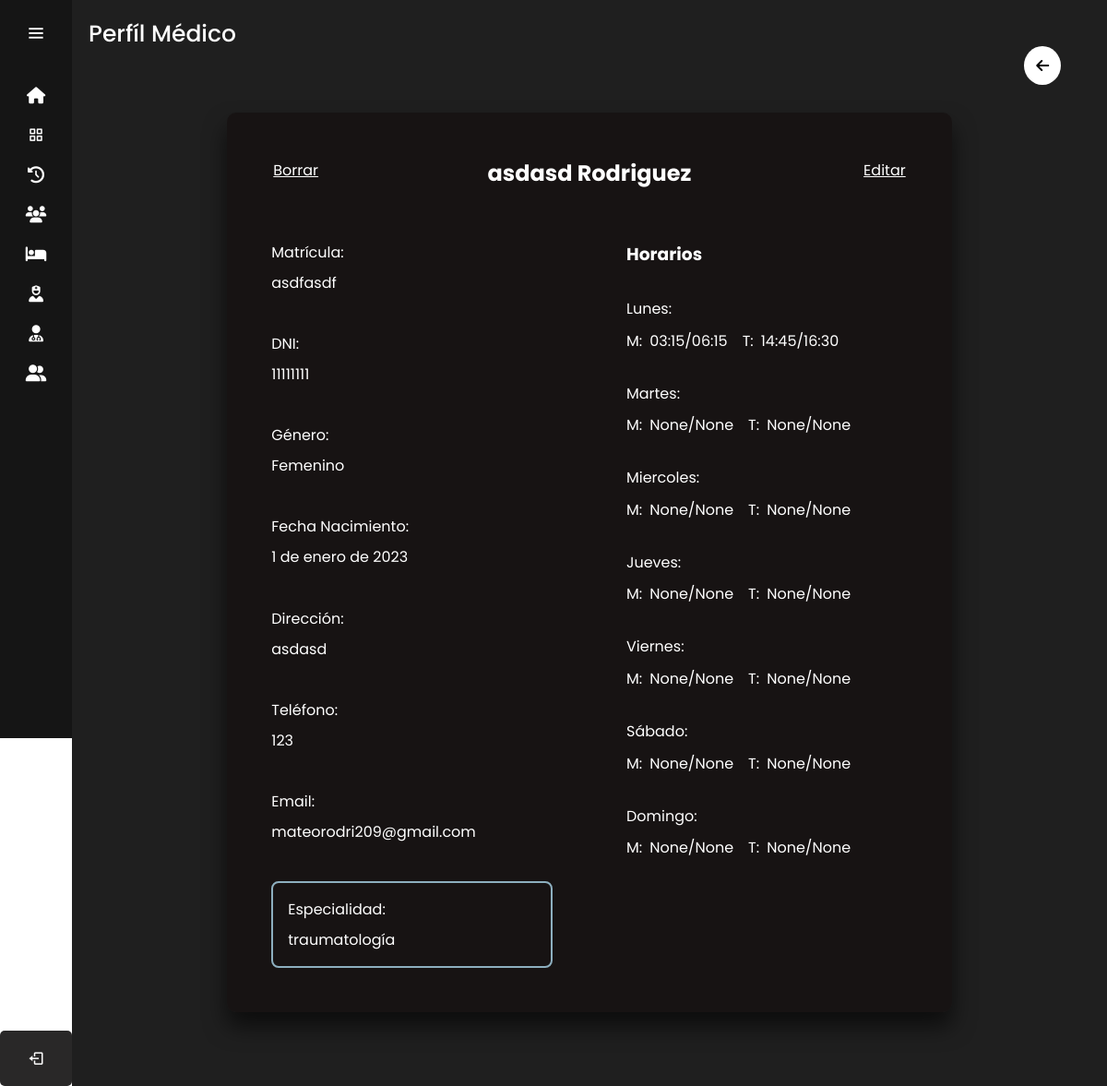
The page /perfil_medico/1/ (signed in) on the database its author committed.
### sitio/models.py (models this page shows)
class Medico(models.Model):
    DNI=models.CharField(max_length=8)
    nombre=models.CharField(max_length=50)
    apellido=models.CharField(max_length=100)
    matricula=models.CharField(max_length=10)
    direccion = models.TextField()
    email = models.EmailField()
    telefono = models.CharField(max_length=12)
    estado=models.BooleanField(default=False)
    especialidad=models.CharField(max_length=100)
    genero=models.CharField(max_length=12, default='Masculino')
    fecha_nacimiento=models.DateField()
    lunesMI = models.TimeField(null=True)
    lunesMF = models.TimeField(null=True)
    lunesTI = models.TimeField(null=True)
    lunesTF = models.TimeField(null=True)
    martesMI = models.TimeField(null=True)
    martesMF = models.TimeField(null=True)
    martesTI = models.TimeField(null=True)
    martesTF = models.TimeField(null=True)
    miercolesMI = models.TimeField(null=True)
    miercolesMF = models.TimeField(null=True)
    miercolesTI = models.TimeField(null=True)
    miercolesTF = models.TimeField(null=True)
    juevesMI = models.TimeField(null=True)
    juevesMF = models.TimeField(null=True)
    juevesTI = models.TimeField(null=True)
    juevesTF = models.TimeField(null=True)
    viernesMI = models.TimeField(null=True)
    viernesMF = models.TimeField(null=True)
    viernesTI = models.TimeField(null=True)
    viernesTF = models.TimeField(null=True)
    sabadoMI = models.TimeField(null=True)
    sabadoMF = models.TimeField(null=True)
    sabadoTI = models.TimeField(null=True)
    sabadoTF = models.TimeField(null=True)
    domingoMI = models.TimeField(null=True)
    domingoMF = models.TimeField(null=True)
    domingoTI = models.TimeField(null=True)
    domingoTF = models.TimeField(null=True)

### sitio/views.py (the view)
# urls.py: path('perfil_medico/<int:medico_id>/',login_required(views.perfil_medico),name='perfil_medico'),
@user_passes_test(is_admin)
def perfil_medico (request,medico_id):
    medicos=get_object_or_404(Medico,id=medico_id)
    return render(request, 'perfil_medico.html',{'medicos':medicos})

### sitio/views.py (called while the page is built)
def is_admin(user):
    return (
        user.groups.filter(name='ADMIN').exists()
    )

### sitio/templates/perfil_medico.html (shortened to what this page needs)
{% extends 'layouts/nav.html' %} {% load static %} {% block content %}
<head>
    <link rel="stylesheet" href="{% static '/Styles/perfil_medico_enfermero_styles.css' %}">
</head>
<div class="text">Perfíl Médico</div>
<div class="btn_volver">
    <a href="/medicos"><i class="fa-solid fa-arrow-left"></i></a>
</div>
<div class="container_perfil_medico_enfermero">
    <div class="perfil_medico_enfermero">
        <div class="editar_perfil">
            <a href="{% url 'editar_medico' medicos.id %}">Editar</a>
        </div>
        <a id="eliminar_enfermero" class="borrar" onclick="eliminar_sala('{{ medicos.id }}')" >Borrar</a>
        <div class="nombre_apellido">
            <h2>{{ medicos.nombre }} {{ medicos.apellido }}</h2>
        </div>
        <div class="item_perfil izquierda_perfil">
            <p>Matrícula:</p> <p>{{ medicos.matricula }}</p>
        </div>
        <div class="item_perfil horario">
            <h3>Horarios</h3>
            <div class="dia_semana">
                <p>Lunes:</p>
                <div class="manana_tarde">
                    <div class="item_manana_tarde">
                        <p>M: </p><p><span>{{medicos.lunesMI}}</span>/<span>{{medicos.lunesMF}}</span></p>
                    </div>
                    <div class="item_manana_tarde">
                        <p>T: </p><p> <span>{{medicos.lunesTI}}</span>/<span>{{medicos.lunesTF}}</span></p>
                    </div>
                </div>
            </div>
            <div class="dia_semana">
                <p>Martes:</p>
                <div class="manana_tarde">
                    <div class="item_manana_tarde">
                        <p>M: </p><p><span>{{medicos.martesMI}}</span>/<span>{{medicos.martesMF}}</span></p>
                    </div>
                    <div class="item_manana_tarde">
                        <p>T: </p><p> <span>{{medicos.martesTI}}</span>/<span>{{medicos.martesTF}}</span></p>
                    </div>
                </div>
            </div>
            <div class="dia_semana">
                <p>Miercoles:</p>
                <div class="manana_tarde">
                    <div class="item_manana_tarde">
                        <p>M: </p><p><span>{{medicos.miercolesMI}}</span>/<span>{{medicos.miercolesMF}}</span></p>
                    </div>
                    <div class="item_manana_tarde">
                        <p>T: </p><p> <span>{{medicos.miercolesTI}}</span>/<span>{{medicos.miercolesTF}}</span></p>
                    </div>
                </div>
            </div>
            <div class="dia_semana">
                <p>Jueves:</p>
                <div class="manana_tarde">
                    <div class="item_manana_tarde">
                        <p>M: </p><p><span>{{medicos.juevesMI}}</span>/<span>{{medicos.miercolesMF}}</span></p>
                    </div>
                    <div class="item_manana_tarde">
                        <p>T: </p><p> <span>{{medicos.juevesTI}}</span>/<span>{{medicos.juevesTF}}</span></p>
                    </div>
                </div>
            </div>
            <div class="dia_semana">
                <p>Viernes:</p>
                <div class="manana_tarde">
                    <div class="item_manana_tarde">
                        <p>M: </p><p><span>{{medicos.viernesMI}}</span>/<span>{{medicos.viernesMF}}</span></p>
                    </div>
                    <div class="item_manana_tarde">
                        <p>T: </p><p> <span>{{medicos.viernesTI}}</span>/<span>{{medicos.viernesTF}}</span></p>
                    </div>
                </div>
            </div>
            <div class="dia_semana">
                <p>Sábado:</p>
                <div class="manana_tarde">
                    <div class="item_manana_tarde">
                        <p>M: </p><p><span>{{medicos.sabadoMI}}</span>/<span>{{medicos.sabadoMF}}</span></p>
                    </div>
                    <div class="item_manana_tarde">
                        <p>T: </p><p> <span>{{medicos.sabadoTI}}</span>/<span>{{medicos.sabadoTF}}</span></p>
                    </div>
                </div>
            </div>
            <div class="dia_semana">
                <p>Domingo:</p>
                <div class="manana_tarde">
                    <div class="item_manana_tarde">
                        <p>M: </p><p><span>{{medicos.domingoMI}}</span>/<span>{{medicos.domingoMF}}</span></p>
                    </div>
                    <div class="item_manana_tarde">
                        <p>T: </p><p> <span>{{medicos.domingoTI}}</span>/<span>{{medicos.domingoTF}}</span></p>
                    </div>
                </div>
            </div>
        </div>
        <div class="item_perfil izquierda_perfil">
            <p>DNI:</p> <p>{{ medicos.DNI }}</p>
        </div>
        <div class="item_perfil izquierda_perfil">
            <p>Género:</p> <p>{{ medicos.genero }}</p>
        </div>
        <div class="item_perfil izquierda_perfil">
            <p>Fecha Nacimiento: </p><p>{{ medicos.fecha_nacimiento }}</p>
        </div>
        <div class="item_perfil izquierda_perfil">
            <p>Dirección: </p> <p>{{ medicos.direccion }}</p>
        </div>
        <div class="item_perfil izquierda_perfil telefono">
            <p>Teléfono: </p> <p>{{ medicos.telefono }}</p>
        </div>
        <div class="item_perfil izquierda_perfil email">
            <p>Email: </p> <p>{{ medicos.email }}</p>
        </div>
        <div class="item_perfil izquierda_perfil especialidad">
            <p>Especialidad:</p> <p>{{ medicos.especialidad }}</p>
        </div>
    </div>
</div>
{% endblock %}

### sitio/static/Styles/nav_styles.css (style rules this page uses)
body { position: relative; }
:root { --color-default:#151515; --color-second:#292828; --color-white:#fff; --color-body:#1F1F1F; --color-light:#e0e0e0; --color-text:#fff; }
* { padding: 0%; margin: 0%; box-sizing: border-box; font-family: 'Poppins', sans-serif; }
body { min-height: 100vh; }
.home-section .text { display: inline-block; color:var(--color-text); font-size: 25px; font-weight: 500; margin: 18px; }
.btn_volver { color: black; background-color: white; padding: .8em; border-radius: 100%; position: absolute; top: 50px; right: 50px; }
.btn_volver a { color: black; text-decoration: none; }

### sitio/static/Styles/perfil_medico_enfermero_styles.css (style rules this page uses)
.perfil_medico_enfermero { display: grid; grid-template-columns: 1fr 1fr; column-gap: 5em; row-gap: 1.5em; margin: 0 auto 0; padding: 3em; background: rgba(24, 20, 20, 0.987); box-sizing: border-box; box-shadow: 0 15px 25px rgba(0,0,0,.6); border-radius: 10px; width: 70%; color: white; position: relative; }
.item_perfil { display: flex; flex-direction: column; gap: .5em; }
.borrar { position: absolute; top: 50px; left: 50px; color: white; cursor: pointer; text-decoration:underline }
.editar_perfil { position: absolute; top: 50px; right: 50px; }
.editar_perfil a { color: white; }
.container_perfil_medico_enfermero { padding: 3em 0 5em; }
.nombre_apellido { grid-column: 1/3; text-align: center; padding-bottom: 2em; }
.izquierda_perfil { grid-column: 1/2; }
.horario { grid-column: 2/3; grid-row: 2/9; display: flex; flex-direction: column; gap: 2em; }
.dia_semana { display: flex; flex-direction: column; gap: .6em; }
.manana_tarde { display: flex; gap: 1em; flex-wrap: wrap; }
.item_manana_tarde { display: flex; gap: .5em; }
.especialidad { border: 2px solid rgb(141, 175, 191); padding: 1em; border-radius: .5em; }

### rows shown on the page
Medico: nombre "asdasd", apellido "Rodriguez", matricula "asdfasdf", lunesMI "03:15", lunesMF "06:15", lunesTI "14:45", lunesTF "16:30", martesMI "None", martesMF "None", martesTI "None", martesTF "None", miercolesMI "None", miercolesMF "None", miercolesTI "None", miercolesTF "None", juevesMI "None", juevesTI "None", juevesTF "None", viernesMI "None", viernesMF "None", viernesTI "None", viernesTF "None", sabadoMI "None", sabadoMF "None", sabadoTI "None", sabadoTF "None", domingoMI "None", domingoMF "None", domingoTI "None", domingoTF "None", DNI "11111111", genero "Femenino", fecha_nacimiento "1 de enero de 2023", direccion "asdasd", telefono "123", email "mateorodri209@gmail.com", especialidad "traumatología"
